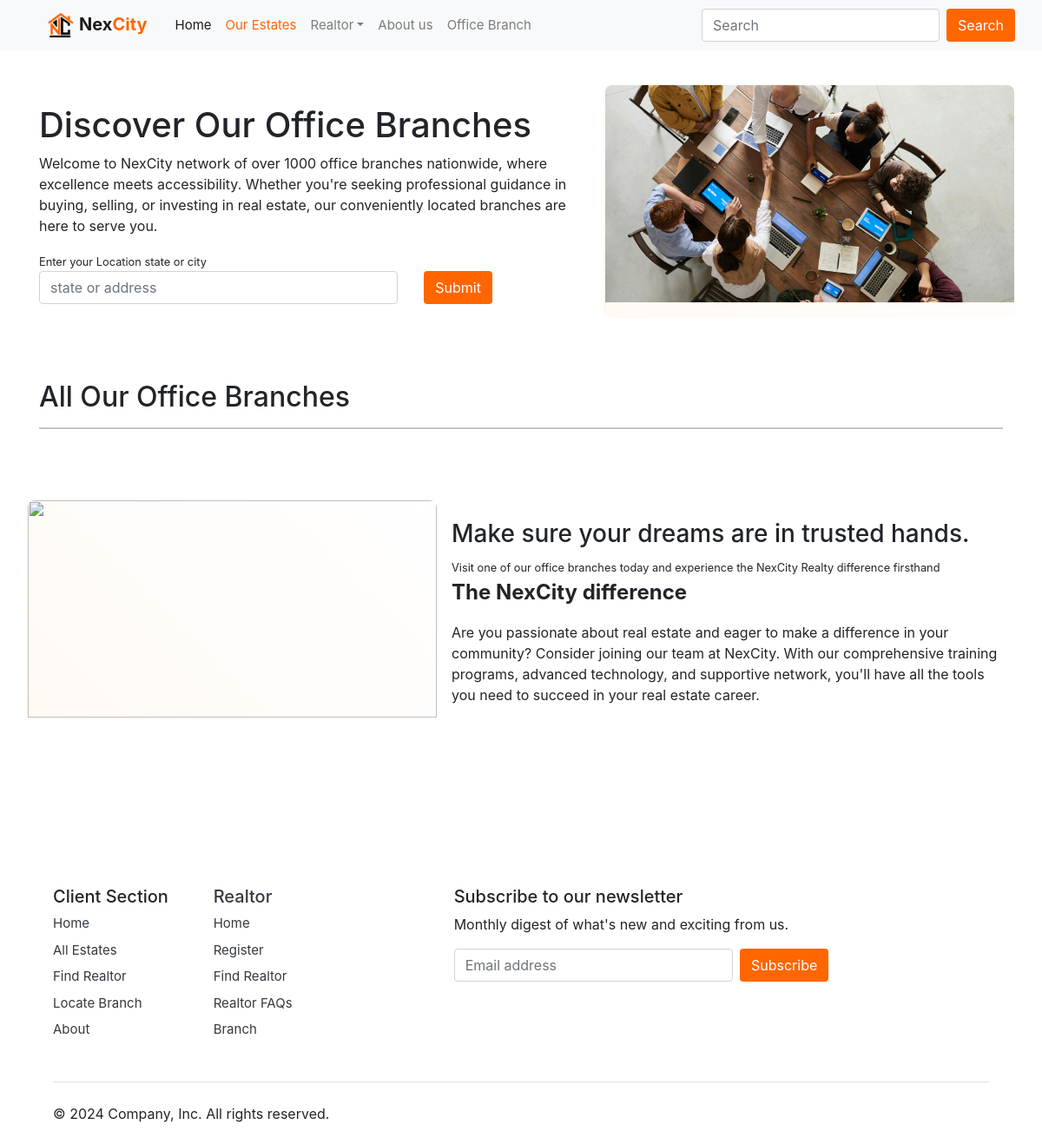
Page /find_branch/ on the earlier database version.
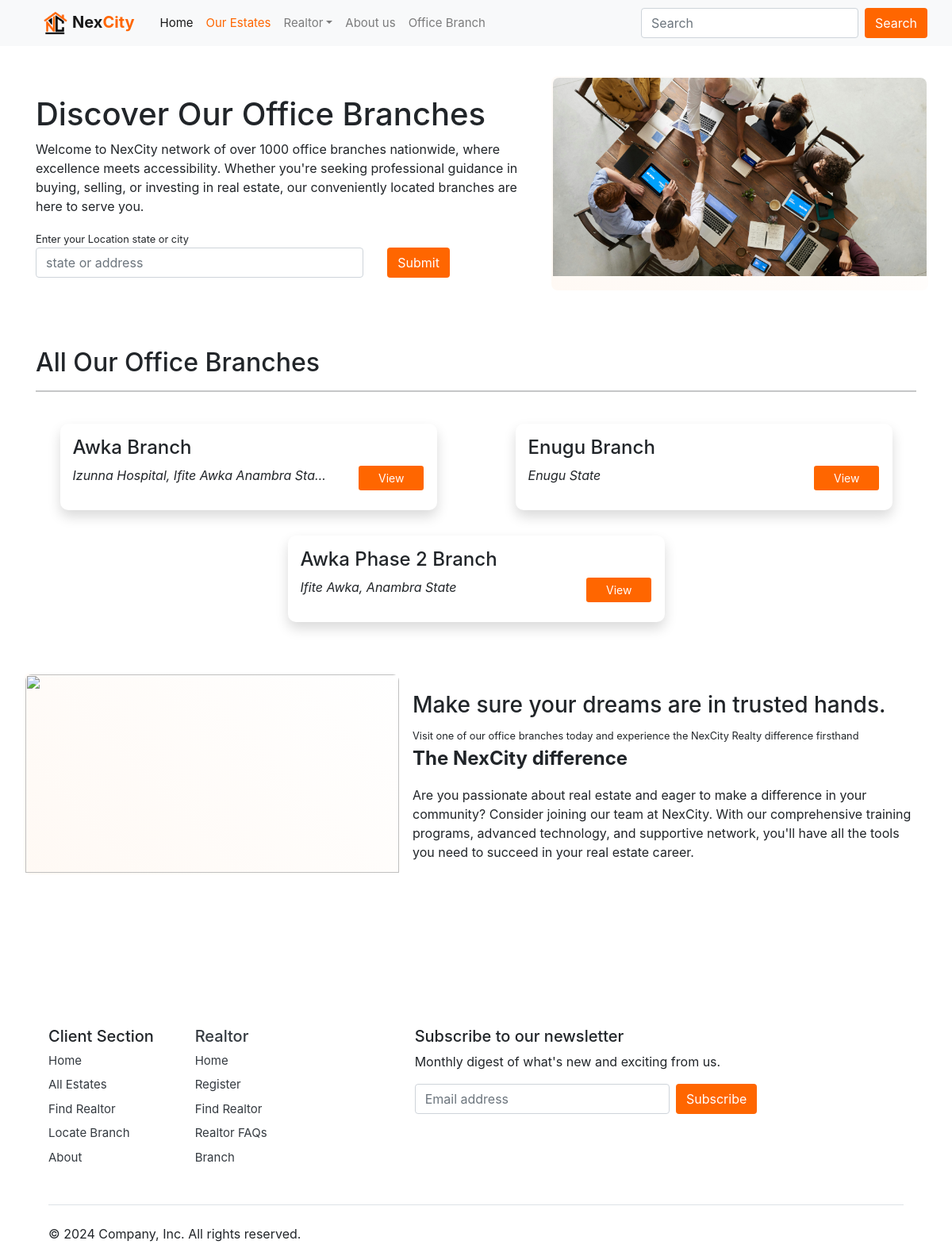
Same page on the later database version.
### estate/models.py (models this page shows)
class Branch(models.Model):
    name = models.CharField(max_length=200)
    address = models.CharField(max_length = 400)
    team_lead = models.CharField(max_length = 400)
    contact = models.CharField(max_length = 400)
    days_of_meeting = models.CharField(max_length=400, null = True)
    google_map = models.TextField(default='<iframe src="https://www.google.com/maps/embed?pb=!1m18!1m12!1m3!1d3966.1646936597103!2d7.084985270106946!3d6.242013912575235!2m3!1f0!2f0!3f0!3m2!1i1024!2i768!4f13.1!3m3!1m2!1s0x1043838870493793%3A0x8812a56a24e2139d!2sIzunna%20Hospital%20And%20Maternity!5e0!3m2!1sen!2sng!4v1712316657373!5m2!1sen!2sng" width="200" height="150" style="border:0;" allowfullscreen="" loading="lazy" referrerpolicy="no-referrer-when-downgrade"></iframe>', blank=True)

### estate/views.py (the view, shortened to what this page needs)
# urls.py: path('find_branch/', views.find_branch),
def find_branch(request):
    branch = Branch.objects.all()
    return render(request, "find_branch.html", locals())

### estate/templates/find_branch.html (shortened to what this page needs)
{%extends 'base.html' %}
{%load static %}
{%  block body %}
<div class="container"><br><br>
<div class="row py-5">
    <div class="col-md-5 mx-md-6 order-md-last" style=" flex-grow: 1; flex-basis: 300px;
    background:linear-gradient(45deg, #fff9f4, #ffffff );
    padding: 2px;
    border-radius: 8px;
    text-decoration: none;">
        <img src="{% static 'images/branch1.jpg' %}" style="width: 100%;
        height: 250px;
        object-fit: cover;
        border-radius: 8px 8px 0 0;" alt=""></div>
    <div class="col-md-7">
    <div class="">
<h1 class="fw-sm-bold pt-4">Discover Our Office Branches</h1>
<p>Welcome to NexCity network of over 1000 office branches nationwide, where excellence meets accessibility. Whether you're seeking professional guidance in buying, selling, or investing in real estate, our conveniently located branches are here to serve you.</p></div>
<form action="/find_branch/" id="my_form" method="POST" enctype="multipart/form-data" novalidate class=" ">
    <small>Enter your Location state or city</small>
    <div class="row justify-content-between">
    <div class="col-8 mb-2">
    <input type="text" placeholder="state or address" required name="location" class="form-control">
   </div>
   <div class="col mb-3">
   <input type="submit" class="btn btn-button btn-oranger   " name="submit"></div>
      </div>
</div>
</div>
<div class="">
{% if not results %}
<h2 class="mt-4">All Our Office Branches</h2>
<hr class="my-3">
{%endif%}
<div class="row gap-2 justify-content-around text-capitalize" >
    {%for i in branch%}
<div class="col-sm-5 shadow p-3 mt-4" style="border-radius: 10px;">
        <h4>{{i.name}}</h4>
    <div class="row ">
        <div class="col-10">
    <p><em>{{i.address|truncatechars:40}}</em></p></div>
    <div class="col-2">
    <a class="btn btn-sm px-4 float-end btn-oranger"  href="/branch_detail/{{i.id}}">view</a></div></div>
    </div>
        {%endfor%}
</div>
<div class="row py-5 mt-sm-3">
    <div class="col-md-7 order-md-last">
    <div class="">
<h3 class="fw-sm-bold pt-4">Make sure your dreams are in trusted hands.</h3>
<small>Visit one of our office branches today and experience the NexCity Realty difference firsthand</small><br>
<p class="fw-bold" style="font-size: x-large;">The NexCity difference</p>
<p>Are you passionate about real estate and eager to make a difference in your community? Consider joining our team at NexCity. With our comprehensive training programs, advanced technology, and supportive network, you'll have all the tools you need to succeed in your real estate career.</p>
</div>
</form></div>
<div class="col-md-5 mx-md-6" style=" flex-grow: 1; flex-basis: 300px;
background:linear-gradient(45deg, #fff9f4, #ffffff );
padding: 2px;
border-radius: 8px;
text-decoration: none;">
    <img src="{% static 'images/branch2.jpg' %}" style="width: 100%;
    height: 250px;
    object-fit: cover;
    border-radius: 8px 8px 0 0;" alt=""></div>
</div>
</div>
{%endblock %}

Differences in the rows shown:
added Branch: name "Awka Branch", address "Izunna Hospital, Ifite Awka Anambra Sta…"
added Branch: name "Enugu Branch", address "Enugu State"
added Branch: name "Awka Phase 2 Branch", address "Ifite Awka, Anambra State"
